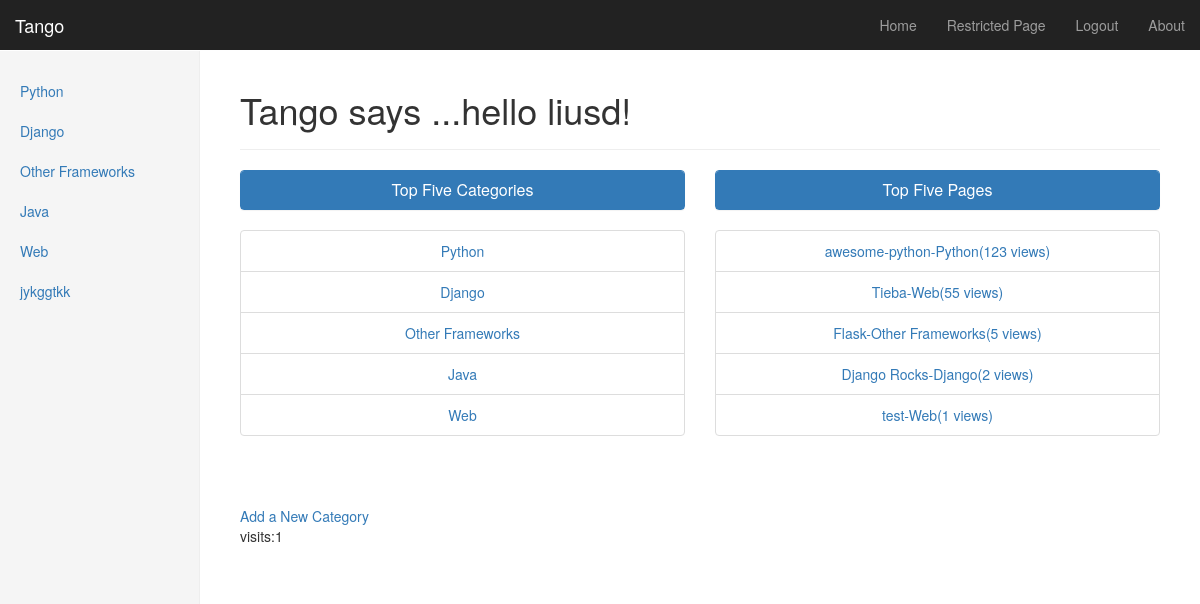
Page /tango/ (signed in) on the committed database.
### tango/models.py (models this page shows, shortened)
class Category(models.Model):
    name=models.CharField(max_length=128,unique=True)
    views=models.IntegerField(default=0)
    likes=models.IntegerField(default=0)
    slug = models.SlugField(unique=True)
    def __unicode__(self):
        return self.name

class Page(models.Model):
    category = models.ForeignKey(Category)
    title = models.CharField(max_length=128)
    url =models.URLField()
    views=models.IntegerField(default=0)
    def __unicode__(self):
        return self.title

### tango/views.py (the view)
@login_required
def index(request):
    category_list=Category.objects.order_by('-likes')[:5]
    page_list=Page.objects.order_by('-views')[:5]
    context_dict={'categories':category_list,'pages':page_list}
    print   category_list
    print   page_list
    visits= request.session.get('visits')
    if not visits:
        visits = 1
    reset_last_visit_time=False
    last_visit = request.session.get('last_visit')
    if last_visit:
        last_visit_time =datetime.strptime(last_visit[:-7],"%Y-%m-%d %H:%M:%S")
        if(datetime.now()-last_visit_time).seconds >5:
            visits=visits+1
            reset_last_visit_time= True
            context_dict['visits']=visits
    else:
        reset_last_visit_time = True
        response= render(request,'tango/index.html',context_dict)
    if reset_last_visit_time:
        request.session['last_visit']=str(datetime.now())
        request.session['visits']=visits
    context_dict['visits']=visits
    return render(request,'tango/index.html',context_dict )

### tango/templatetags/tango_extras.py (called while the page is built)
@register.inclusion_tag('tango/cats.html')
def get_category_list(cat=None):
	return {'cats':Category.objects.all(),'act_cat':cat}

### templates/tango/index.html (shortened to what this page needs)
{% extends 'base.html' %}
{% block body_block %}
  <div class="page-header">
  {% if user.is_authenticated %}
	     <h1>Tango says ...hello {{ user.username }}!</h1>
  {% else %}
       <h1>Tango says... hello world!</h1>
  {% endif %}
  </div>
<div class="row placeholders">
    <div class="col-xs-12 col-sm-6 placeholder">
        <div class="panel panel-primary">
          <div class="panel-heading">
            <h3 class="panel-title">Top Five Categories</h3>
          </div>
        </div>
    {% if categories %}
	    <ul  class="list-group">
		  {% for category in categories %}
		     <li class="list-group-item"><a href="{% url 'category' category.slug %}">{{ category.name }}</a></li>
	    {% endfor %}
	    </ul>
	  {% else %}
         <strong>There are no categories present.</strong>
    {% endif %}
    </div>
    <div class="col-xs-12 col-sm-6 placeholder">
        <div class="panel panel-primary">
            <div class="panel-heading">
                 <h3 class="panel-title">Top Five Pages</h3>
            </div>
        </div>
     {% if pages %}
      <ul  class="list-group">
        {% for page in pages %}
        <li class="list-group-item"><a href="{{page.url}}">{{page.title}}-{{page.category}}({{page.views}} views)</a></li>
        {% endfor %}
      </ul>
    {% else %}
      <strong>There are no categories present.</strong>
    {% endif %}
    </div>
</div>
  {% if user.is_authenticated %}
       <ul class="nav">
           <a href="{% url 'add_category' %}">Add a New Category</a>
       </ul>
  {% endif %}
<p>visits:{{ visits }}</p>
{% endblock %}

### templates/base.html (shortened to what this page needs)
<!DOCTYPE html>
{% load static %}
<html lang="en">
<head>
	<link rel="stylesheet" type="text/css" href="{% static 'bootstrap.min.css' %}" />
	<link rel="stylesheet" type="text/css" href="{% static 'dashboard.css' %}" />
</head>
<body>
<div class="navbar navbar-inverse navbar-fixed-top" role="navigation">
	<div class="container-fluid">
		<div class="navbar-header">
			<a class="navbar-brand" href="/tango/">Tango</a>
	    </div>
	    <div class="navbar-collapse collapse">
		    <ul class="nav navbar-nav navbar-right">
			    <li><a href="{% url 'index' %}">Home</a></li>
			{% if user.is_authenticated %}
			    <li><a href="{% url 'restricted' %}">Restricted Page</a></li>
			    <li><a href="{% url 'auth_logout' %}?next=/tango/">Logout</a></li>
		    {% else %}
			    <li><a href="{% url 'registration_register' %}">Register Here</a></li>
			    <li><a href="{% url 'auth_login' %}">Login</a></li>
		    {% endif %}
		        <li><a href="{% url 'about' %}">About</a></li>
		    </ul>
	    </div>
    </div>
</div>
<div class="container-fluid">
	<div class="row">
		<div class="col-sm-3 col-md-2 sidebar">
			{% block side_block %}
               {% load tango_extras %}
               {% get_category_list  category%}
			{% endblock %}
		</div>
	<div class="col-sm-9 col-sm-offset-3 col-md-10 col-md-offset-2 main">
		<div>
			{% block body_block %}{% endblock %}
		</div>
	</div>
</div>
</body>
</html>

### templates/tango/cats.html
{% if cats %}
<ul class="nav nav-sidebar">
	{% for c in cats %}
	{% if c == act_cat %}
	    <li class="active" >
	   {% else %}
		<li>{% endif %}
	<a href="{% url 'category' c.slug %}">{{ c.name }}</a></li>
	{% endfor %}
{% else %}
    <li><strong>There are no category present.</strong></li>
    </ul>
{% endif %}

### tango/static/dashboard.css (style rules this page uses)
body { padding-top: 50px; }
.navbar-fixed-top { border: 0; }
.sidebar { display: none; }
@media (min-width: 768px) { .sidebar { position: fixed; top: 51px; bottom: 0; left: 0; z-index: 1000; display: block; padding: 20px; overflow-x: hidden; overflow-y: auto; background-color: #f5f5f5; border-right: 1px solid #eee; } }
.nav-sidebar { margin-right: -21px; margin-bottom: 20px; margin-left: -20px; }
.nav-sidebar > li > a { padding-right: 20px; padding-left: 20px; }
.main { padding: 20px; }
@media (min-width: 768px) { .main { padding-right: 40px; padding-left: 40px; } }
.main .page-header { margin-top: 0; }
.placeholders { margin-bottom: 30px; text-align: center; }
.placeholder { margin-bottom: 20px; }

### rows in the picture
Category: name "Python"
Category: name "Django"
Category: name "Other Frameworks"
Category: name "Java"
Category: name "Web"
Category: name "jykggtkk"
Page: title "awesome-python", category "Python", views "123"
Page: title "Tieba", category "Web", views "55"
Page: title "Flask", category "Other Frameworks", views "5"
Page: title "Django Rocks", category "Django", views "2"
Page: title "test", category "Web", views "1"

### other values in the picture
{{ user.username }} "liusd"
{{ visits }} "1"
